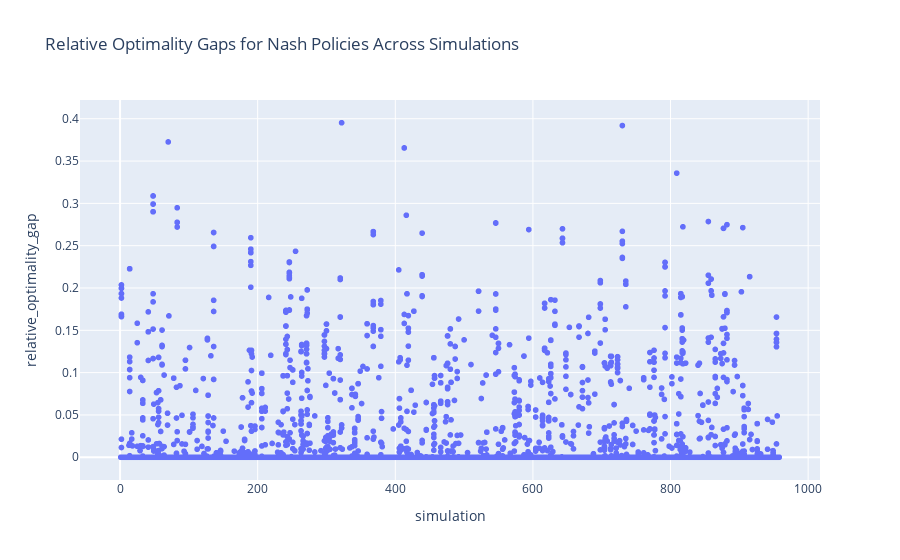
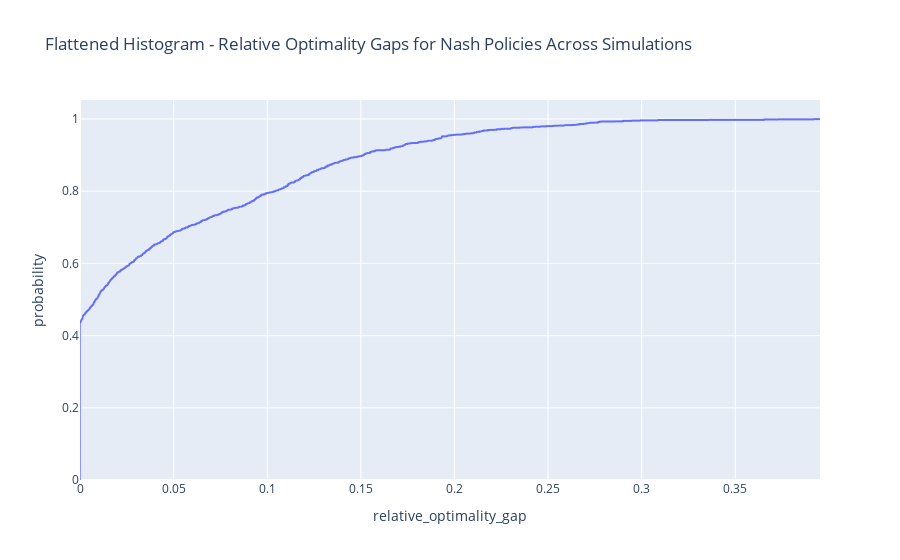
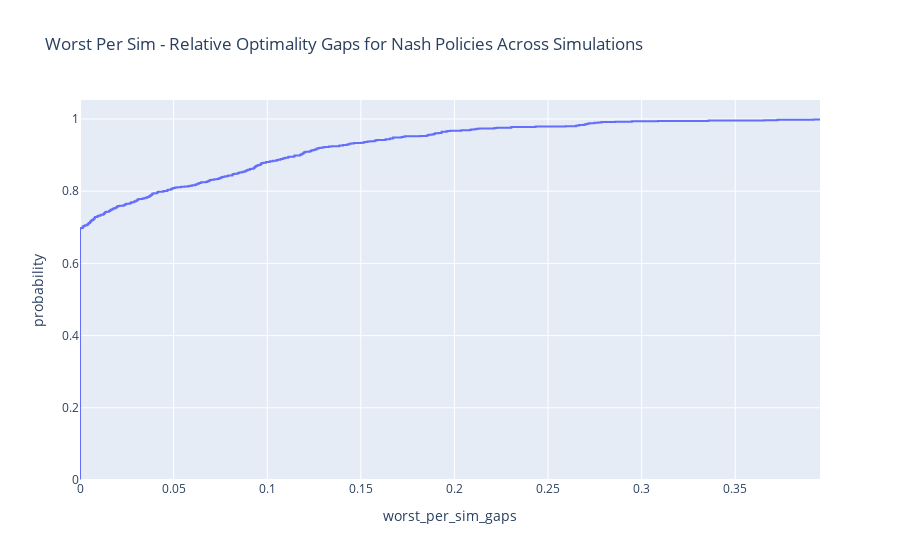

Notebook code cell kept with these figures, in order:
### Code cell
# plot optimality gap for different classes of simulations
plot_relative_optimality_gaps(nash_policies_opt_gaps_per_sim, opt_vals)

### Figure 1 — Plotly figure (JSON) as saved in the notebook; plotly's stock layout.template omitted (floating-point values rounded to 4 significant figures; data arrays with more than 128 entries replaced by an {"elided": "..."} marker saying what was removed)
{"data": [{"hovertemplate": "simulation=%{x}<br>relative_optimality_gap=%{y}<extra></extra>", "legendgroup": "", "marker": {"color": "#636efa", "symbol": "circle"}, "mode": "markers", "name": "", "showlegend": false, "type": "scattergl", "x": {"elided": "2197 int values"}, "xaxis": "x", "y": {"elided": "2197 float values"}, "yaxis": "y"}], "layout": {"autosize": true, "legend": {"tracegroupgap": 0}, "title": {"text": "Relative Optimality Gaps for Nash Policies Across Simulations"}, "xaxis": {"anchor": "y", "autorange": true, "domain": [0, 1], "range": [-57.16, 1016.0], "title": {"text": "simulation"}, "type": "linear"}, "yaxis": {"anchor": "x", "autorange": true, "domain": [0, 1], "range": [-0.03262, 0.4279], "title": {"text": "relative_optimality_gap"}, "type": "linear"}}}

### Figure 2 — Plotly figure (JSON) as saved in the notebook; plotly's stock layout.template omitted (floating-point values rounded to 4 significant figures; data arrays with more than 128 entries replaced by an {"elided": "..."} marker saying what was removed)
{"data": [{"hovertemplate": "relative_optimality_gap=%{x}<br>probability=%{y}<extra></extra>", "legendgroup": "", "line": {"dash": "solid", "shape": "hv"}, "marker": {"color": "#636efa", "symbol": "circle"}, "mode": "lines", "name": "", "showlegend": false, "type": "scattergl", "x": {"elided": "2197 float values"}, "xaxis": "x", "y": {"elided": "2197 float values"}, "yaxis": "y"}], "layout": {"autosize": true, "legend": {"tracegroupgap": 0}, "title": {"text": "Flattened Histogram - Relative Optimality Gaps for Nash Policies Across Simulations"}, "xaxis": {"anchor": "y", "autorange": true, "domain": [0, 1], "range": [-3.86e-08, 0.3953], "title": {"text": "relative_optimality_gap"}, "type": "linear"}, "yaxis": {"anchor": "x", "autorange": true, "domain": [0, 1], "range": [0, 1.053], "rangemode": "tozero", "title": {"text": "probability"}, "type": "linear"}}}

### Figure 3 — Plotly figure (JSON) as saved in the notebook; plotly's stock layout.template omitted (floating-point values rounded to 4 significant figures; data arrays with more than 128 entries replaced by an {"elided": "..."} marker saying what was removed)
{"data": [{"hovertemplate": "worst_per_sim_gaps=%{x}<br>probability=%{y}<extra></extra>", "legendgroup": "", "line": {"dash": "solid", "shape": "hv"}, "marker": {"color": "#636efa", "symbol": "circle"}, "mode": "lines", "name": "", "orientation": "v", "showlegend": false, "type": "scatter", "x": {"elided": "958 float values"}, "xaxis": "x", "y": {"elided": "958 float values"}, "yaxis": "y"}], "layout": {"autosize": true, "legend": {"tracegroupgap": 0}, "title": {"text": "Worst Per Sim - Relative Optimality Gaps for Nash Policies Across Simulations"}, "xaxis": {"anchor": "y", "autorange": true, "domain": [0, 1], "range": [-3.86e-08, 0.3953], "title": {"text": "worst_per_sim_gaps"}, "type": "linear"}, "yaxis": {"anchor": "x", "autorange": true, "domain": [0, 1], "range": [0, 1.053], "rangemode": "tozero", "title": {"text": "probability"}, "type": "linear"}}}
